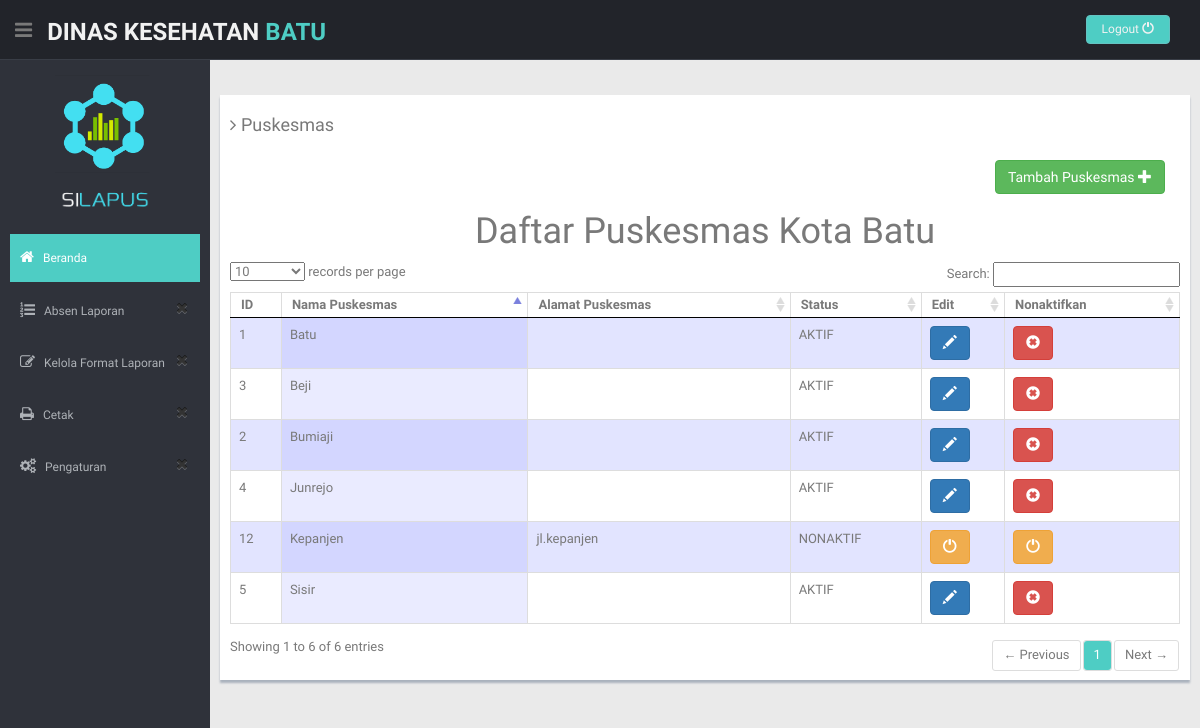
Before: /index.php/puskesmas with the older database file.
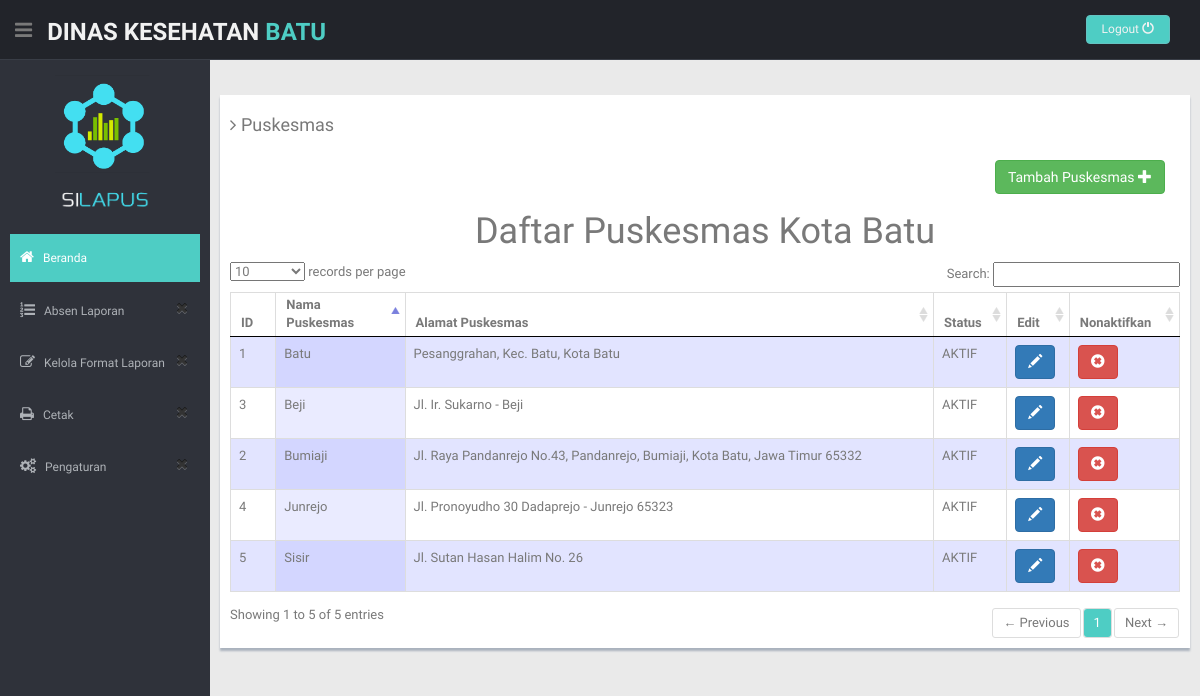
After: the same page with the newer database file.
### tables this page shows
CREATE TABLE `puskesmas` (
  `idPuskesmas` int(20) NOT NULL,
  `namaPuskes` varchar(50) NOT NULL,
  `alamatPuskes` text NOT NULL,
  `status` enum('AKTIF','NONAKTIF','','') NOT NULL,
  `tgl_aktif` date NOT NULL,
  `tgl_nonaktif` date NOT NULL
);

### application/controllers/Puskesmas.php (called while the page is built, shortened)
<?php
class Puskesmas extends CI_Controller {
	public function __construct()
	{
		$this->load->model('PuskesmasModel');
	}
	public function index()
	{
		$this->load->helper('url');
		$this->load->helper('form');
		$this->load->model('PuskesmasModel');
		$data['object']= $this->PuskesmasModel->getDataPuskesmas();
		$this->load->view('header');
		$this->load->view('Listpuskesmas',$data);
	}
}

### index.php (called while the page is built, shortened)
<?php
require_once BASEPATH.'core/CodeIgniter.php';

### application/models/PuskesmasModel.php (called while the page is built, shortened)
<?php
class PuskesmasModel extends CI_Model {
    public function getDataPuskesmas()
    {
        $query=$this->db->query('Select * from puskesmas');
        return $query->result();
    }
  }

### application/views/Listpuskesmas.php (the view, shortened to what this page needs)
   <section id="main-content">
        <div class="col-lg-12">
      <section class="wrapper">
        <div class="row">
          <div class="row mt">
            <div class="form-panel" >
              <h4 class="mb"><i class="fa fa-angle-right"></i> Puskesmas</h4>
                <div class="form-group">
                <div class="col-sm-12" align="right">
                     <a href="<?php echo site_url()?>/Puskesmas/tambahPuskesmas"><button type="submit" class="btn btn-success">Tambah Puskesmas  <span class="glyphicon glyphicon-plus"></button></a>
                           <br><br>
                  </div>
                </div>
                 <center><h1>Daftar Puskesmas Kota Batu</h1> </center>
              <table cellpadding="0" cellspacing="0" border="0" class="display table table-bordered" id="hidden-table-info">
                <thead>
                  <tr>
                   <th>ID</th>
                    <th>Nama Puskesmas</th>
                    <th>Alamat Puskesmas</th>
                    <th>Status</th>
                    <th>Edit</th>
                    <th>Nonaktifkan</th>
                  </tr>
                </thead>
                <tbody>
                 <?php foreach ($object as $data){ ?>
               <tr>
                    <td><?php echo $data->idPuskesmas ?></td>
                    <td><?php echo $data->namaPuskes ?></td>
                    <td><?php echo $data->alamatPuskes ?></td>
                    <td><?php echo $data->status ?></td>
                <?php if ($data->status == 'AKTIF'){?>
                     <td>
                      <a href="javascript:void(0);" onclick="showmodal('<?php echo $data->idPuskesmas?>','<?php echo $data->namaPuskes?>','<?php echo $data->alamatPuskes ?>')" data-toggle="modal" data-target="#myModalEdit">
                         <button class="btn btn-primary"><span class="glyphicon glyphicon-pencil"></span></button>
                      </a>
                    </td>
                      <td>
                      <a href="<?php echo site_url()?>/Puskesmas/Delete/<?php echo $data->idPuskesmas ?>" onclick="return confirm('Apakah Anda yakin menonaktifkan Puskesmas secara permanen?');">
                      <button class="btn btn-danger"><span class="glyphicon glyphicon-remove-sign"></span></button>
                      </a>
                      <?php }else{?>
                      <td>
                         <button class="btn btn-warning"><span class="glyphicon glyphicon-off"></span></button>
                    </td>
                      <td>
                      <button class="btn btn-warning"><span class="glyphicon glyphicon-off"></span></button>
                      </td>
                      <?php }?>
              </tr>
             <?php }?>
                </tbody>
              </table>
            </div>
          </div>
        </div>
      </section>
    </section>
</body>
</html>

Changed rows visible on the page:
removed puskesmas: idPuskesmas "12", namaPuskes "Kepanjen", alamatPuskes "jl.kepanjen", status "NONAKTIF"
changed puskesmas "Batu": alamatPuskes (not shown) → "Pesanggrahan, Kec. Batu, Kota Batu"
changed puskesmas "Bumiaji": alamatPuskes (not shown) → "Jl. Raya Pandanrejo No.43, Pandanrejo, Bumiaji, Kota Batu, Jawa Timur 65332"
changed puskesmas "Beji": alamatPuskes (not shown) → "Jl. Ir. Sukarno - Beji"
changed puskesmas "Junrejo": alamatPuskes (not shown) → "Jl. Pronoyudho 30 Dadaprejo - Junrejo 65323"
changed puskesmas "Sisir": alamatPuskes (not shown) → "Jl. Sutan Hasan Halim No. 26"
Other visible differences:
text written by a page script: "records per page Search: Showing 1 to 6 of 6 entries ← Previous 1 Next →" → "records per page Search: Showing 1 to 5 of 5 entries ← Previous 1 Next →"
